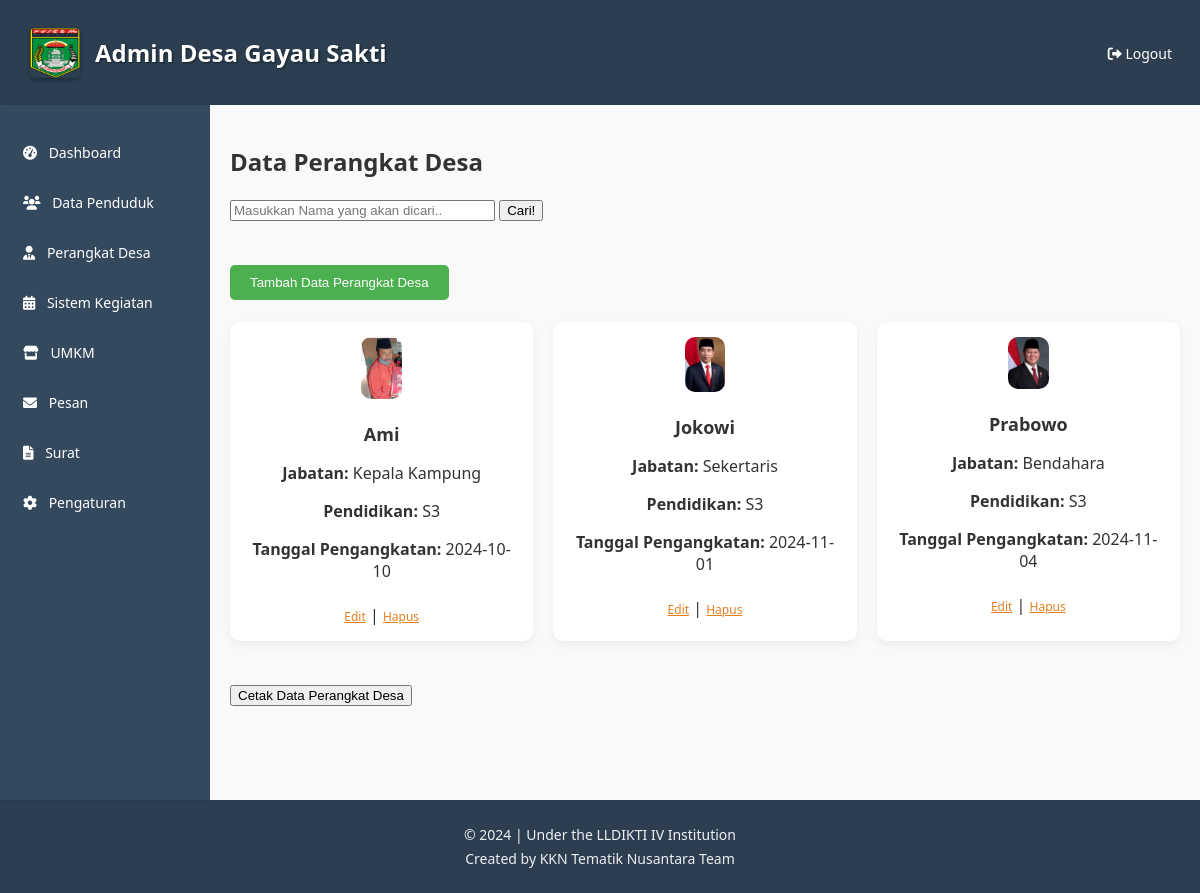
The app's page /KKN/perangkat_desa.php with its own data.
### tables this page shows
CREATE TABLE `perangkat_desa` (
  `id` int(11) NOT NULL,
  `nama` varchar(100) NOT NULL,
  `jabatan` varchar(100) NOT NULL,
  `pendidikan` varchar(50) NOT NULL,
  `tanggal_pengangkatan` date DEFAULT NULL,
  `foto` varchar(100) NOT NULL
);

### KKN/perangkat_desa.php (the view, shortened to what this page needs)
<!DOCTYPE html>
<html lang="id">
<head>
    <link rel="stylesheet" href="https://cdnjs.cloudflare.com/ajax/libs/font-awesome/6.0.0-beta3/css/all.min.css">
</head>
<body>
    <div class="container">
    <header>
    <div style="display: flex; align-items: center; padding: 10px;">
        <img src="images/lampungtengah.png" alt="Logo" style="width: 50px; height: 50px; margin-right: 15px; border-radius: 5px; box-shadow: 0 2px 5px rgba(0, 0, 0, 0.3);">
        <h1 style="font-size: 24px; font-weight: bold; color: #ffffff; text-shadow: 1px 1px 2px rgba(0, 0, 0, 0.5);">Admin Desa Gayau Sakti</h1>
    </div>
    <nav>
        <ul>
            <li><a href="logout.php"><i class="fas fa-sign-out-alt"></i> Logout</a></li>
        </ul>
    </nav>
</header>
        <div class="main-content">
            <aside>
                <ul>
                    <li><a href="dashboard.php"><i class="fas fa-tachometer-alt"></i> Dashboard</a></li>
                    <li><a href="data_penduduk.php"><i class="fas fa-users"></i> Data Penduduk</a></li>
                    <li><a href="perangkat_desa.php"><i class="fas fa-user-tie"></i> Perangkat Desa</a></li>
                    <li><a href="data_kegiatan.php"><i class="fas fa-calendar-alt"></i> Sistem Kegiatan</a></li>
                    <li><a href="umkm.php"><i class="fas fa-store"></i> UMKM </a></li>
                    <li><a href="pesan.php"><i class="fas fa-envelope"></i> Pesan</a></li>
                    <li><a href="surat.php"><i class="fas fa-file-alt"></i> Surat</a></li>
                    <li><a href="pengaturan.php"><i class="fas fa-cog"></i> Pengaturan</a></li>
                </ul>
            </aside>
            <main>
                <h2>Data Perangkat Desa</h2>
                <form action="" method="post">
                    <input type="text" name="keyword" size="30" autofocus placeholder="Masukkan Nama yang akan dicari.." autocomplete="off">
                    <button type="submit" name="cari">Cari!</button>
                </form>
                <br><br>
                <a href="tambah_perangkat_desa.html" style="text-decoration: none;">
                    <button style="padding: 10px 20px; background-color: #4CAF50; color: white; border: none; cursor: pointer; border-radius: 5px;">Tambah Data Perangkat Desa</button>
                </a>
                <br><br>
                <div class="dashboard">
                    <?php
                    include 'koneksi.php';
                    if (isset($_POST["cari"])) {
                        $result = cari($_POST["keyword"]);
                    } else {
                        $query = "SELECT * FROM perangkat_desa";
                        $result = mysqli_query($con, $query);
                    }
                    if (mysqli_num_rows($result) > 0) {
                        while ($row = mysqli_fetch_assoc($result)) {
                            echo "<div class='card'>";
                             $foto_path = 'perangkat_desa/' . $row['foto'];
                             if (file_exists($foto_path)) {
                                 echo "<img src='" . $foto_path . "' alt='Foto Perangkat Desa' style='width:15%; height:auto; border-radius:10px;'>";
                             } else {
                                 echo "<p>Foto tidak ditemukan.</p>";
                             }
                            echo "<h3>" . $row['nama'] . "</h3>";
                            echo "<p><strong>Jabatan:</strong> " . $row['jabatan'] . "</p>";
                            echo "<p><strong>Pendidikan:</strong> " . $row['pendidikan'] . "</p>";
                            echo "<p><strong>Tanggal Pengangkatan:</strong> " . $row['tanggal_pengangkatan'] . "</p>";
                            echo "<div><a href='edit_perangkat_desa.php?nama=" . $row['nama'] . "'>Edit</a> | <a href='hapus_perangkat_desa.php?nama=" . $row['nama'] . "' onclick='return confirm(\"Apakah Anda yakin ingin menghapus data perangkat desa ini?\")'>Hapus</a></div>";
                            echo "</div>";
                        }
                    } else {
                        echo "<p>Tidak ada data perangkat desa.</p>";
                    }
                    ?>
                </div>
                <br>
                <div class="action-container">
                    <button onclick="window.print()">Cetak Data Perangkat Desa</button>
                </div>
            </main>
        </div>
    </div>
    <footer>
    <p>&copy; 2024 | Under the LLDIKTI IV Institution</p>
    <p>Created by KKN Tematik Nusantara Team</p>
</footer>
</body>
</html>

### KKN/perangkat_desa.php (style rules this page uses)
body { font-family: 'Segoe UI', Tahoma, Geneva, Verdana, sans-serif; background-color: #f9f9f9; margin: 0; padding: 0; color: #333; }
.container { display: flex; flex-direction: column; height: 100vh; }
header { background: #2c3e50; color: white; padding: 10px 20px; display: flex; justify-content: space-between; align-items: center; box-shadow: 0 2px 5px rgba(0, 0, 0, 0.1); }
.main-content { display: flex; flex: 1; }
aside { width: 180px; background: #34495e; color: white; padding: 15px; box-shadow: 2px 0 5px rgba(0, 0, 0, 0.1); }
aside ul { list-style: none; padding: 0; margin: 0; }
aside ul li { margin: 15px 0; }
aside ul li a { color: white; text-decoration: none; font-size: 14px; display: block; padding: 8px; transition: background 0.3s; }
aside ul li a i { margin-right: 8px; }
main { flex: 1; padding: 20px; background-color: #f9f9f9; overflow-y: auto; }
.dashboard { display: grid; grid-template-columns: repeat(auto-fit, minmax(180px, 1fr)); gap: 20px; }
.card { background: white; padding: 15px; border-radius: 10px; box-shadow: 0 4px 10px rgba(0, 0, 0, 0.05); transition: transform 0.3s, box-shadow 0.3s; text-align: center; }
.card h3 { font-size: 18px; margin-bottom: 10px; }
.card a { color: #e67e22; text-decoration: underline; font-size: 12px; margin-top: 10px; display: inline-block; }
nav ul { list-style: none; margin: 0; padding: 0; }
nav ul li { display: inline; }
nav ul li a { color: white; text-decoration: none; font-size: 14px; padding: 8px; transition: color 0.3s; }
.action-container { margin-top: 20px; }
footer { background-color: #2c3e50; color: #ecf0f1; text-align: center; padding: 20px; }
footer p { margin: 5px 0; font-size: 14px; }

### records on screen
perangkat_desa: foto (picture), nama "Ami", jabatan "Kepala Kampung", pendidikan "S3", tanggal_pengangkatan "2024-10-10"
perangkat_desa: foto (picture), nama "Jokowi", jabatan "Sekertaris", pendidikan "S3", tanggal_pengangkatan "2024-11-01"
perangkat_desa: foto (picture), nama "Prabowo", jabatan "Bendahara", pendidikan "S3", tanggal_pengangkatan "2024-11-04"
